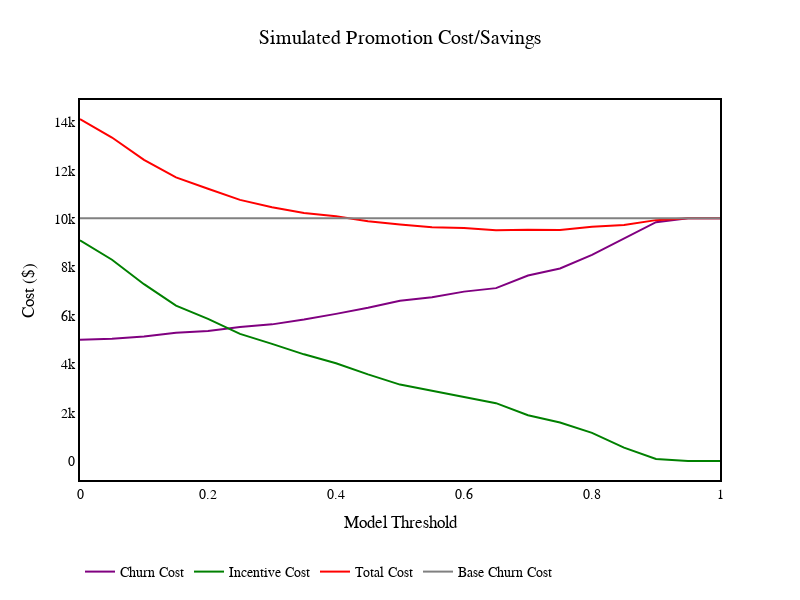

The cell this chart's notebook holds for it:
### Code cell
'''fig = plt.figure(figsize = [14,8])

fig.patch.set_alpha(0.)

plt.plot(threshold_list, churn_cost_list, label='Churn cost')
plt.plot(threshold_list, incentive_cost_list, label='Incentive cost')
plt.plot(threshold_list, total_cost_list, label='Total cost')
plt.plot([0,1],[base_churn_cost, base_churn_cost], label='Base', c='black')
plt.ylabel('Cost ($)\n', fontsize=15)
plt.xlabel('\nModel Probablity Threshold (0-1)', fontsize=15)
plt.xticks(fontsize=12)
plt.yticks(fontsize=12)
plt.suptitle('Promotion/Churn Cost', fontsize=35)
plt.title('As A Function Of Probability Threshold', fontsize='15')
plt.legend(loc='best', fontsize=15)
plt.savefig('Promotion Cost.png')
'''

layout = go.Layout(paper_bgcolor = 'rgba(0,0,0,0)', 
            plot_bgcolor = 'rgba(0,0,0,0)',
            width=800, height=600)

fig = go.Figure(layout=layout)

fig.add_trace(go.Line(x=threshold_list, y=churn_cost_list, mode='lines', name='Churn Cost', line=dict(color='purple', width=2)))
fig.add_trace(go.Line(x=threshold_list, y=incentive_cost_list, mode='lines', name='Incentive Cost', line=dict(color='green', width=2)))
fig.add_trace(go.Line(x=threshold_list, y=total_cost_list, mode='lines', name='Total Cost', line=dict(color='red', width=2)))
fig.add_trace(go.Line(x=[0,1], y = [base_churn_cost, base_churn_cost], mode='lines', name='Base Churn Cost', line=dict(color='gray', width=2)))


fig.update_xaxes(showline=True, linewidth=2, linecolor='black', mirror=True, showgrid=False, zeroline=False)
fig.update_yaxes(showline=True, linewidth=2, linecolor='black', mirror=True, showgrid=False, zeroline=False)


fig.update_layout(
    title={
        'text': "Simulated Promotion Cost/Savings",
        'x': 0.5, 'y': 0.95,
        'xanchor': 'center',
        'yanchor': 'top'},
    
        font=dict(
            family="Helvetica",
            size=20,
            color="black"
        ))

fig.update_layout(legend_orientation = 'h',
        legend=dict(x=0, y=-.2),
        xaxis_title =  "Model Threshold",
        yaxis_title="Cost ($)",
        font=dict(
            family="Helvetica",
            size=14,
            color="black"
        ))
                    
fig.show(render='png')

### Figure 1 — Plotly figure (JSON) as saved in the notebook; plotly's stock layout.template omitted (floating-point values rounded to 4 significant figures)
{"data": [{"line": {"color": "purple", "width": 2}, "mode": "lines", "name": "Churn Cost", "type": "scatter", "x": [0, 0.05, 0.1, 0.15, 0.2, 0.25, 0.3, 0.35, 0.4, 0.45, 0.5, 0.55, 0.6, 0.65, 0.7, 0.75, 0.8, 0.85, 0.9, 0.95, 1.0], "y": [5017.0, 5053.0, 5143.0, 5306.0, 5378.0, 5541.0, 5649.0, 5847.0, 6082.0, 6335.0, 6623.0, 6768.0, 7002.0, 7147.0, 7670.0, 7959.0, 8518.0, 9204.0, 9872.0, 10030.0, 10030.0]}, {"line": {"color": "green", "width": 2}, "mode": "lines", "name": "Incentive Cost", "type": "scatter", "x": [0, 0.05, 0.1, 0.15, 0.2, 0.25, 0.3, 0.35, 0.4, 0.45, 0.5, 0.55, 0.6, 0.65, 0.7, 0.75, 0.8, 0.85, 0.9, 0.95, 1.0], "y": [9122.0, 8319.0, 7310.0, 6421.0, 5877.0, 5256.0, 4842.0, 4410.0, 4039.0, 3582.0, 3159.0, 2900.0, 2632.0, 2391.0, 1890.0, 1588.0, 1165.0, 552.3, 86.3, 0, 0]}, {"line": {"color": "red", "width": 2}, "mode": "lines", "name": "Total Cost", "type": "scatter", "x": [0, 0.05, 0.1, 0.15, 0.2, 0.25, 0.3, 0.35, 0.4, 0.45, 0.5, 0.55, 0.6, 0.65, 0.7, 0.75, 0.8, 0.85, 0.9, 0.95, 1.0], "y": [14140.0, 13370.0, 12450.0, 11730.0, 11260.0, 10800.0, 10490.0, 10260.0, 10120.0, 9916.0, 9782.0, 9667.0, 9635.0, 9537.0, 9560.0, 9547.0, 9683.0, 9756.0, 9958.0, 10030.0, 10030.0]}, {"line": {"color": "gray", "width": 2}, "mode": "lines", "name": "Base Churn Cost", "type": "scatter", "x": [0, 1], "y": [10030.0, 10030.0]}], "layout": {"font": {"color": "black", "family": "Helvetica", "size": 14}, "height": 600, "legend": {"orientation": "h", "x": 0, "y": -0.2}, "paper_bgcolor": "rgba(0, 0, 0, 0)", "plot_bgcolor": "rgba(0, 0, 0, 0)", "title": {"text": "Simulated Promotion Cost/Savings", "x": 0.5, "xanchor": "center", "y": 0.95, "yanchor": "top"}, "width": 800, "xaxis": {"autorange": true, "linecolor": "black", "linewidth": 2, "mirror": true, "range": [0, 1.0], "showgrid": false, "showline": true, "title": {"text": "Model Threshold"}, "type": "linear", "zeroline": false}, "yaxis": {"autorange": true, "linecolor": "black", "linewidth": 2, "mirror": true, "range": [-785.5, 14920.0], "showgrid": false, "showline": true, "title": {"text": "Cost ($)"}, "type": "linear", "zeroline": false}}}
